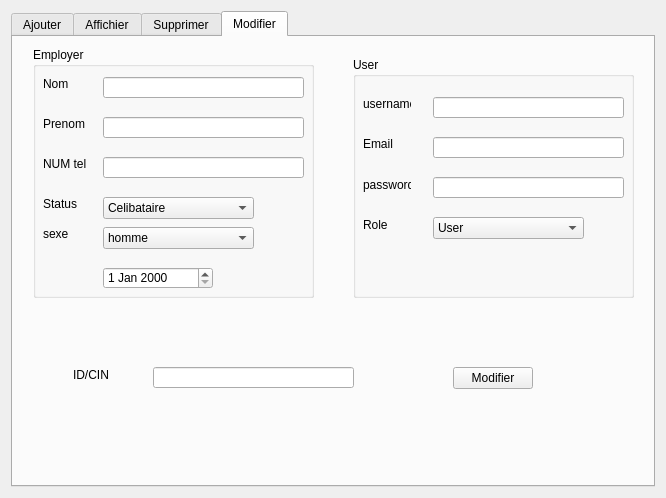
<?xml version="1.0" encoding="UTF-8"?>
<ui version="4.0">
 <class>CRUD</class>
 <widget class="QDialog" name="CRUD">
  <property name="geometry">
   <rect>
    <x>0</x>
    <y>0</y>
    <width>666</width>
    <height>498</height>
   </rect>
  </property>
  <property name="windowTitle">
   <string>Dialog</string>
  </property>
  <layout class="QGridLayout" name="gridLayout">
   <item row="0" column="0">
    <widget class="QTabWidget" name="tabWidget">
     <property name="currentIndex">
      <number>3</number>
     </property>
     <widget class="QWidget" name="ajouter">
      <attribute name="title">
       <string>Ajouter</string>
      </attribute>
      <widget class="QGroupBox" name="groupBox">
       <property name="geometry">
        <rect>
         <x>10</x>
         <y>10</y>
         <width>621</width>
         <height>421</height>
        </rect>
       </property>
       <property name="title">
        <string>Add Employer</string>
       </property>
       <widget class="QPushButton" name="ajouter_emp">
        <property name="geometry">
         <rect>
          <x>270</x>
          <y>370</y>
          <width>80</width>
          <height>22</height>
         </rect>
        </property>
        <property name="text">
         <string>ajouter</string>
        </property>
       </widget>
       <widget class="QGroupBox" name="Userside">
        <property name="geometry">
         <rect>
          <x>310</x>
          <y>40</y>
          <width>291</width>
          <height>301</height>
         </rect>
        </property>
        <property name="title">
         <string>User</string>
        </property>
        <widget class="QLabel" name="label_nom_5">
         <property name="geometry">
          <rect>
           <x>10</x>
           <y>160</y>
           <width>48</width>
           <height>16</height>
          </rect>
         </property>
         <property name="text">
          <string>Role</string>
         </property>
        </widget>
        <widget class="QLabel" name="label_nom_4">
         <property name="geometry">
          <rect>
           <x>10</x>
           <y>120</y>
           <width>48</width>
           <height>16</height>
          </rect>
         </property>
         <property name="text">
          <string>password</string>
         </property>
        </widget>
        <widget class="QLabel" name="label_nom_2">
         <property name="geometry">
          <rect>
           <x>10</x>
           <y>40</y>
           <width>48</width>
           <height>14</height>
          </rect>
         </property>
         <property name="text">
          <string>username</string>
         </property>
        </widget>
        <widget class="QLabel" name="label_email">
         <property name="geometry">
          <rect>
           <x>10</x>
           <y>80</y>
           <width>47</width>
           <height>14</height>
          </rect>
         </property>
         <property name="text">
          <string>Email</string>
         </property>
        </widget>
        <widget class="QComboBox" name="comboBox_role">
         <property name="geometry">
          <rect>
           <x>80</x>
           <y>160</y>
           <width>151</width>
           <height>22</height>
          </rect>
         </property>
         <item>
          <property name="text">
           <string>Employer</string>
          </property>
         </item>
        </widget>
        <widget class="QLineEdit" name="lineEdit_pass">
         <property name="geometry">
          <rect>
           <x>80</x>
           <y>120</y>
           <width>191</width>
           <height>21</height>
          </rect>
         </property>
        </widget>
        <widget class="QLineEdit" name="lineEdit_email">
         <property name="geometry">
          <rect>
           <x>80</x>
           <y>80</y>
           <width>191</width>
           <height>21</height>
          </rect>
         </property>
        </widget>
        <widget class="QLineEdit" name="lineEdit_username">
         <property name="geometry">
          <rect>
           <x>80</x>
           <y>40</y>
           <width>191</width>
           <height>21</height>
          </rect>
         </property>
        </widget>
       </widget>
       <widget class="QGroupBox" name="EmployerSide">
        <property name="geometry">
         <rect>
          <x>20</x>
          <y>40</y>
          <width>281</width>
          <height>301</height>
         </rect>
        </property>
        <property name="title">
         <string>Employer</string>
        </property>
        <widget class="QLabel" name="label">
         <property name="geometry">
          <rect>
           <x>10</x>
           <y>240</y>
           <width>47</width>
           <height>14</height>
          </rect>
         </property>
         <property name="text">
          <string>sexe</string>
         </property>
        </widget>
        <widget class="QDateEdit" name="datenaiss_Edit">
         <property name="geometry">
          <rect>
           <x>80</x>
           <y>270</y>
           <width>110</width>
           <height>22</height>
          </rect>
         </property>
        </widget>
        <widget class="QComboBox" name="comboBox_status">
         <property name="geometry">
          <rect>
           <x>70</x>
           <y>190</y>
           <width>151</width>
           <height>22</height>
          </rect>
         </property>
         <item>
          <property name="text">
           <string>Celibataire</string>
          </property>
         </item>
         <item>
          <property name="text">
           <string>Marie</string>
          </property>
         </item>
         <item>
          <property name="text">
           <string>Divorce</string>
          </property>
         </item>
        </widget>
        <widget class="QLineEdit" name="lineEdit_nom">
         <property name="geometry">
          <rect>
           <x>70</x>
           <y>30</y>
           <width>201</width>
           <height>21</height>
          </rect>
         </property>
        </widget>
        <widget class="QLineEdit" name="lineEdit_cin">
         <property name="geometry">
          <rect>
           <x>70</x>
           <y>110</y>
           <width>201</width>
           <height>21</height>
          </rect>
         </property>
        </widget>
        <widget class="QLineEdit" name="lineEdit_prenom">
         <property name="geometry">
          <rect>
           <x>70</x>
           <y>70</y>
           <width>201</width>
           <height>21</height>
          </rect>
         </property>
        </widget>
        <widget class="QLabel" name="label_prenom">
         <property name="geometry">
          <rect>
           <x>10</x>
           <y>70</y>
           <width>47</width>
           <height>14</height>
          </rect>
         </property>
         <property name="text">
          <string>Prenom</string>
         </property>
        </widget>
        <widget class="QLabel" name="label_cin">
         <property name="geometry">
          <rect>
           <x>10</x>
           <y>110</y>
           <width>47</width>
           <height>14</height>
          </rect>
         </property>
         <property name="text">
          <string>CIN/Id</string>
         </property>
        </widget>
        <widget class="QLineEdit" name="lineEdit_tel">
         <property name="geometry">
          <rect>
           <x>70</x>
           <y>150</y>
           <width>201</width>
           <height>21</height>
          </rect>
         </property>
        </widget>
        <widget class="QLabel" name="label_status">
         <property name="geometry">
          <rect>
           <x>10</x>
           <y>190</y>
           <width>47</width>
           <height>14</height>
          </rect>
         </property>
         <property name="text">
          <string>Status</string>
         </property>
        </widget>
        <widget class="QLabel" name="label_tel">
         <property name="geometry">
          <rect>
           <x>10</x>
           <y>150</y>
           <width>47</width>
           <height>14</height>
          </rect>
         </property>
         <property name="text">
          <string>NUM tel</string>
         </property>
        </widget>
        <widget class="QComboBox" name="comboBox_sexe">
         <property name="geometry">
          <rect>
           <x>70</x>
           <y>240</y>
           <width>151</width>
           <height>22</height>
          </rect>
         </property>
         <item>
          <property name="text">
           <string>homme</string>
          </property>
         </item>
         <item>
          <property name="text">
           <string>femme</string>
          </property>
         </item>
        </widget>
        <widget class="QLabel" name="label_nom">
         <property name="geometry">
          <rect>
           <x>10</x>
           <y>30</y>
           <width>47</width>
           <height>14</height>
          </rect>
         </property>
         <property name="text">
          <string>Nom</string>
         </property>
        </widget>
       </widget>
      </widget>
     </widget>
     <widget class="QWidget" name="affichier">
      <attribute name="title">
       <string>Affichier</string>
      </attribute>
      <widget class="QTableView" name="table_employe">
       <property name="geometry">
        <rect>
         <x>20</x>
         <y>20</y>
         <width>611</width>
         <height>421</height>
        </rect>
       </property>
      </widget>
     </widget>
     <widget class="QWidget" name="supprimer">
      <attribute name="title">
       <string>Supprimer</string>
      </attribute>
      <widget class="QLabel" name="label_supp_id">
       <property name="geometry">
        <rect>
         <x>70</x>
         <y>90</y>
         <width>71</width>
         <height>14</height>
        </rect>
       </property>
       <property name="text">
        <string>ID_Pour_Supp</string>
       </property>
      </widget>
      <widget class="QLineEdit" name="lineEdit_idsupp">
       <property name="geometry">
        <rect>
         <x>200</x>
         <y>90</y>
         <width>113</width>
         <height>21</height>
        </rect>
       </property>
      </widget>
      <widget class="QPushButton" name="pushButton_supp">
       <property name="geometry">
        <rect>
         <x>200</x>
         <y>201</y>
         <width>101</width>
         <height>31</height>
        </rect>
       </property>
       <property name="text">
        <string>Supprimer</string>
       </property>
      </widget>
     </widget>
     <widget class="QWidget" name="Modifier">
      <attribute name="title">
       <string>Modifier</string>
      </attribute>
      <widget class="QGroupBox" name="EmployerSide_2">
       <property name="geometry">
        <rect>
         <x>20</x>
         <y>10</y>
         <width>281</width>
         <height>251</height>
        </rect>
       </property>
       <property name="title">
        <string>Employer</string>
       </property>
       <widget class="QLabel" name="label_3">
        <property name="geometry">
         <rect>
          <x>10</x>
          <y>180</y>
          <width>47</width>
          <height>14</height>
         </rect>
        </property>
        <property name="text">
         <string>sexe</string>
        </property>
       </widget>
       <widget class="QDateEdit" name="datenaiss_Edit_2">
        <property name="geometry">
         <rect>
          <x>70</x>
          <y>220</y>
          <width>110</width>
          <height>22</height>
         </rect>
        </property>
       </widget>
       <widget class="QComboBox" name="comboBox_status_2">
        <property name="geometry">
         <rect>
          <x>70</x>
          <y>150</y>
          <width>151</width>
          <height>22</height>
         </rect>
        </property>
        <item>
         <property name="text">
          <string>Celibataire</string>
         </property>
        </item>
        <item>
         <property name="text">
          <string>Marie</string>
         </property>
        </item>
        <item>
         <property name="text">
          <string>Divorce</string>
         </property>
        </item>
       </widget>
       <widget class="QLineEdit" name="lineEdit_nom_2">
        <property name="geometry">
         <rect>
          <x>70</x>
          <y>30</y>
          <width>201</width>
          <height>21</height>
         </rect>
        </property>
       </widget>
       <widget class="QLineEdit" name="lineEdit_prenom_2">
        <property name="geometry">
         <rect>
          <x>70</x>
          <y>70</y>
          <width>201</width>
          <height>21</height>
         </rect>
        </property>
       </widget>
       <widget class="QLabel" name="label_prenom_2">
        <property name="geometry">
         <rect>
          <x>10</x>
          <y>70</y>
          <width>47</width>
          <height>14</height>
         </rect>
        </property>
        <property name="text">
         <string>Prenom</string>
        </property>
       </widget>
       <widget class="QLineEdit" name="lineEdit_tel_2">
        <property name="geometry">
         <rect>
          <x>70</x>
          <y>110</y>
          <width>201</width>
          <height>21</height>
         </rect>
        </property>
       </widget>
       <widget class="QLabel" name="label_status_2">
        <property name="geometry">
         <rect>
          <x>10</x>
          <y>150</y>
          <width>47</width>
          <height>14</height>
         </rect>
        </property>
        <property name="text">
         <string>Status</string>
        </property>
       </widget>
       <widget class="QLabel" name="label_tel_2">
        <property name="geometry">
         <rect>
          <x>10</x>
          <y>110</y>
          <width>47</width>
          <height>14</height>
         </rect>
        </property>
        <property name="text">
         <string>NUM tel</string>
        </property>
       </widget>
       <widget class="QComboBox" name="comboBox_sexe_2">
        <property name="geometry">
         <rect>
          <x>70</x>
          <y>180</y>
          <width>151</width>
          <height>22</height>
         </rect>
        </property>
        <item>
         <property name="text">
          <string>homme</string>
         </property>
        </item>
        <item>
         <property name="text">
          <string>femme</string>
         </property>
        </item>
       </widget>
       <widget class="QLabel" name="label_nom_3">
        <property name="geometry">
         <rect>
          <x>10</x>
          <y>30</y>
          <width>47</width>
          <height>14</height>
         </rect>
        </property>
        <property name="text">
         <string>Nom</string>
        </property>
       </widget>
      </widget>
      <widget class="QGroupBox" name="Userside_2">
       <property name="geometry">
        <rect>
         <x>340</x>
         <y>20</y>
         <width>281</width>
         <height>241</height>
        </rect>
       </property>
       <property name="title">
        <string>User</string>
       </property>
       <widget class="QLabel" name="label_nom_6">
        <property name="geometry">
         <rect>
          <x>10</x>
          <y>160</y>
          <width>48</width>
          <height>16</height>
         </rect>
        </property>
        <property name="text">
         <string>Role</string>
        </property>
       </widget>
       <widget class="QLabel" name="label_nom_7">
        <property name="geometry">
         <rect>
          <x>10</x>
          <y>120</y>
          <width>48</width>
          <height>16</height>
         </rect>
        </property>
        <property name="text">
         <string>password</string>
        </property>
       </widget>
       <widget class="QLabel" name="label_nom_8">
        <property name="geometry">
         <rect>
          <x>10</x>
          <y>40</y>
          <width>48</width>
          <height>14</height>
         </rect>
        </property>
        <property name="text">
         <string>username</string>
        </property>
       </widget>
       <widget class="QLabel" name="label_email_2">
        <property name="geometry">
         <rect>
          <x>10</x>
          <y>80</y>
          <width>47</width>
          <height>14</height>
         </rect>
        </property>
        <property name="text">
         <string>Email</string>
        </property>
       </widget>
       <widget class="QComboBox" name="comboBox_role_2">
        <property name="geometry">
         <rect>
          <x>80</x>
          <y>160</y>
          <width>151</width>
          <height>22</height>
         </rect>
        </property>
        <item>
         <property name="text">
          <string>User</string>
         </property>
        </item>
        <item>
         <property name="text">
          <string>Employer</string>
         </property>
        </item>
       </widget>
       <widget class="QLineEdit" name="lineEdit_pass_2">
        <property name="geometry">
         <rect>
          <x>80</x>
          <y>120</y>
          <width>191</width>
          <height>21</height>
         </rect>
        </property>
       </widget>
       <widget class="QLineEdit" name="lineEdit_email_2">
        <property name="geometry">
         <rect>
          <x>80</x>
          <y>80</y>
          <width>191</width>
          <height>21</height>
         </rect>
        </property>
       </widget>
       <widget class="QLineEdit" name="lineEdit_username_2">
        <property name="geometry">
         <rect>
          <x>80</x>
          <y>40</y>
          <width>191</width>
          <height>21</height>
         </rect>
        </property>
       </widget>
      </widget>
      <widget class="QLineEdit" name="lineEdit_cin_2">
       <property name="geometry">
        <rect>
         <x>140</x>
         <y>330</y>
         <width>201</width>
         <height>21</height>
        </rect>
       </property>
      </widget>
      <widget class="QLabel" name="label_cin_2">
       <property name="geometry">
        <rect>
         <x>60</x>
         <y>330</y>
         <width>71</width>
         <height>16</height>
        </rect>
       </property>
       <property name="text">
        <string>ID/CIN</string>
       </property>
      </widget>
      <widget class="QPushButton" name="pushButton_modifier">
       <property name="geometry">
        <rect>
         <x>440</x>
         <y>330</y>
         <width>80</width>
         <height>22</height>
        </rect>
       </property>
       <property name="text">
        <string>Modifier</string>
       </property>
      </widget>
     </widget>
    </widget>
   </item>
  </layout>
 </widget>
 <resources/>
 <connections/>
</ui>
